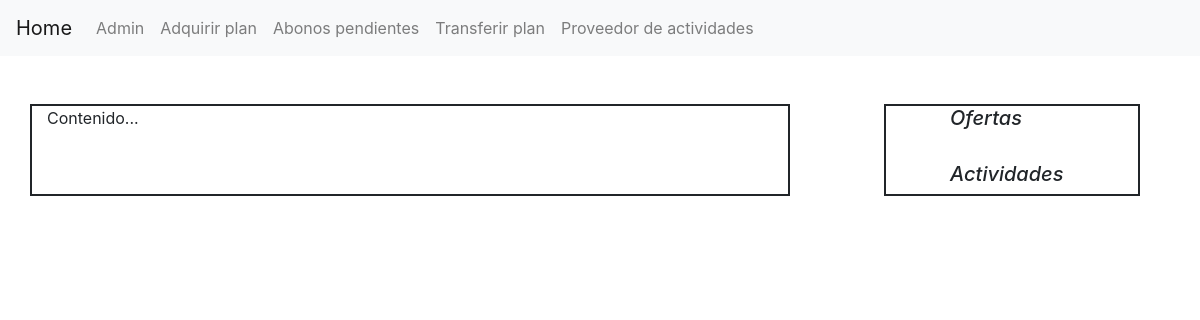
The page /view/indexView.php on the database as committed earlier.
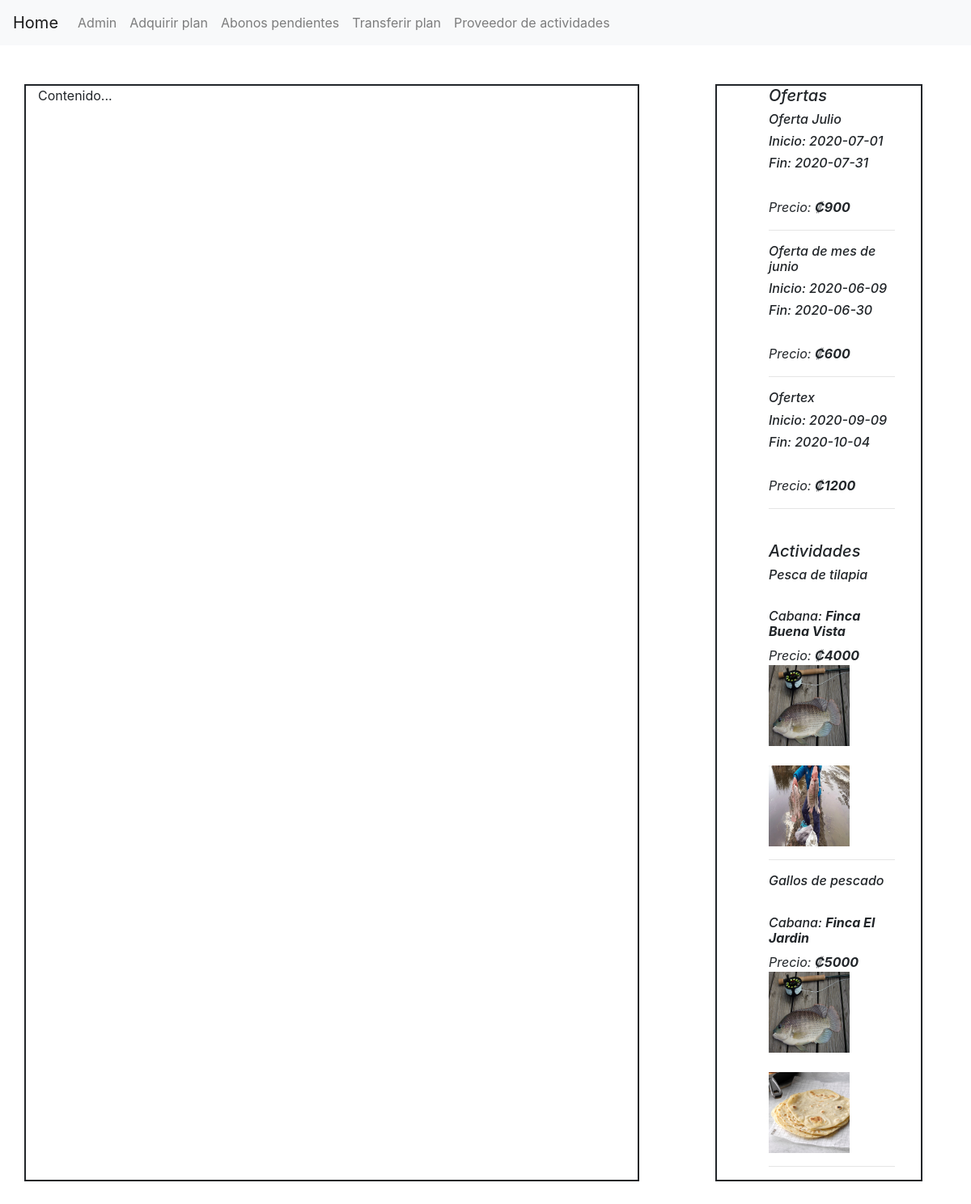
The same page on the database as committed later.
### tables this page shows
CREATE TABLE `tbofertas` (
  `ofertaid` int(11) NOT NULL AUTO_INCREMENT,
  `ofertanombre` varchar(100) DEFAULT NULL,
  `ofertafechainicio` date DEFAULT NULL,
  `ofertafechafin` date DEFAULT NULL,
  `ofertaprecio` int(11) DEFAULT NULL,
  PRIMARY KEY (`ofertaid`)
);

CREATE TABLE `tbactividades` (
  `actividadid` int(11) NOT NULL AUTO_INCREMENT,
  `actividadnombre` varchar(100) DEFAULT NULL,
  `actividaddueno` varchar(300) DEFAULT NULL,
  `actividaddescripcion` varchar(500) DEFAULT NULL,
  `actividadprecio` int(11) DEFAULT NULL,
  `actividadimagen1` varchar(500) DEFAULT NULL,
  `actividadimagen2` varchar(500) DEFAULT NULL,
  `actividadestado` int(11) DEFAULT NULL,
  `cabanaid` int(11) DEFAULT NULL,
  PRIMARY KEY (`actividadid`)
);

CREATE TABLE `tbcabana` (
  `cabanaid` int(11) NOT NULL AUTO_INCREMENT,
  `cabananombre` varchar(100) NOT NULL,
  `propietarioid` int(11) NOT NULL,
  `cabanaestado` int(11) NOT NULL,
  `cabanacantidad` int(11) DEFAULT NULL,
  PRIMARY KEY (`cabanaid`)
);

### data/OfertaData.php (called while the page is built, shortened)
<?php
class OfertaData
{
    protected $db;
    public function __construct()
    {
        require 'libs/SPDO.php';
       $this->db = SPDO::singleton();
    }
    public function obtenerOfertas(){
        $consulta = $this->db->prepare('SELECT ofertaid, ofertanombre,ofertafechainicio,ofertafechafin,ofertaprecio FROM tbofertas');
        $consulta->execute();
        $resultado = $consulta->fetchAll();
        return $resultado;
    }
    public function obtenerActividadesInfo(){
        $consulta = $this->db->prepare('SELECT a.actividadid, a.actividadnombre, a.actividadprecio, a.actividadimagen1,a.actividadimagen2, c.cabananombre FROM tbactividades a JOIN tbcabana c on a.cabanaid = c.cabanaid WHERE a.actividadestado = 1');
        $consulta->execute();
        $resultado = $consulta->fetchAll();
        return $resultado;
    }
}
?>

### libs/Config.php (called while the page is built, shortened)
<?php
class Config {
    private static $instance;
    public static function singleton(){
        if(!isset(self::$instance)){
            self::$instance = new $tempClass;
        }
        return self::$instance ;
    }
}

### libs/SPDO.php (called while the page is built, shortened)
<?php
class SPDO extends PDO
{
    private static $instance = null;
    public function __construct()
    {
        $config = Config::singleton();
    }
    public static function singleton()
    {
        if (self::$instance == null) {
            self::$instance = new self();
        }
        return self::$instance;
    }
}

### view/indexView.php (the view, shortened to what this page needs)
<?php
include_once './public/navbarCliente.php';
?>
<div class="container">
    <div class="row">
        <div class="col col-8" style="border: 2px solid;">
            <article>
                <section>
                    Contenido...
                </section>
            </article>
        </div>
        <div class="col col-4">
            <div class="container-fluid">
                <aside style="font-style:italic;width:80%;border:2px solid; float:right !important; padding-left: 20%;padding-right: 10%">
                    <h5>Ofertas</h5>
                    <?php
                    require_once 'data/OfertaData.php';
                    $ofertaData = new OfertaData();
                    $resultado["ofertas"] = $ofertaData->obtenerOfertas();
                    $resultado["actividades"] = $ofertaData->obtenerActividadesInfo();
                    if ($resultado != NULL) {
                        foreach ($resultado["ofertas"] as $oferta) { ?>
                            <h6><?php echo $oferta["ofertanombre"] ?></h6>
                            <h6>Inicio: <?php echo $oferta["ofertafechainicio"] ?></h6>
                            <h6>Fin: <?php echo $oferta["ofertafechafin"] ?></h6>
                            <br>
                            <h7>Precio: <b>₡<?php echo $oferta["ofertaprecio"] ?></b></h7>
                            <hr>
                    <?php }
                    } ?>
                    <?php
                    echo '<br>';
                    echo '<h5>Actividades</h5>';
                    foreach ($resultado["actividades"] as $a) { ?>
                        <h6><?php echo $a["actividadnombre"] ?></h6>
                        <br>
                        <h6>Cabana: <b><?php echo $a["cabananombre"] ?></b></h6>
                        <h7>Precio: <b>₡<?php echo $a["actividadprecio"] ?></b></h7>
                        <img src=<?php echo "./public/imgs/".$a["actividadimagen1"] ?> alt="" height="100px" width="100px">
                        <br><br>
                        <img src=<?php echo "./public/imgs/".$a["actividadimagen2"] ?> alt="" height="100px" width="100px">
                        <br>
                        <hr>
                    <?php }
                    ?>
                </aside>
            </div>
        </div>
    </div>
</div>

### public/navbarCliente.php (shortened to what this page needs)
<head>
    <link rel="stylesheet" href="https://stackpath.bootstrapcdn.com/bootstrap/4.5.0/css/bootstrap.min.css">
</head>
<nav class="navbar navbar-expand-lg navbar-light bg-light">
  <a class="navbar-brand" href="#">Home</a>
  <div class="collapse navbar-collapse" id="navbarNavAltMarkup">
    <div class="navbar-nav">
      <a class="nav-item nav-link" href="?controlador=Usuario&accion=cargarInicioSesionAdmin">Admin</a>
      <a class="nav-item nav-link" href="?controlador=Plan&accion=mostrarAdquirirPlan">Adquirir plan</a>
      <a class="nav-item nav-link" href="?controlador=Plan&accion=seleccionarClienteVerAbonos">Abonos pendientes</a>
      <a class="nav-item nav-link" href="?controlador=Plan&accion=seleccionarClienteTransferir">Transferir plan</a>
      <a class="nav-item nav-link" href="?controlador=Actividad&accion=mostrarCrearActividad">Proveedor de actividades</a>
    </div>
  </div>
</nav>

Rows that differ between the two databases and show on the page:
added tbofertas: ofertanombre "Oferta Julio", ofertafechainicio "2020-07-01", ofertafechafin "2020-07-31", ofertaprecio "900"
added tbofertas: ofertanombre "Oferta de mes de junio", ofertafechainicio "2020-06-09", ofertafechafin "2020-06-30", ofertaprecio "600"
added tbofertas: ofertanombre "Ofertex", ofertafechainicio "2020-09-09", ofertafechafin "2020-10-04", ofertaprecio "1200"
added tbactividades: actividadnombre "Pesca de tilapia", cabanaid.cabananombre "Finca Buena Vista", actividadprecio "4000", actividadimagen1 (picture), actividadimagen2 (picture)
added tbactividades: actividadnombre "Gallos de pescado", cabanaid.cabananombre "Finca El Jardin", actividadprecio "5000", actividadimagen1 (picture), actividadimagen2 (picture)
